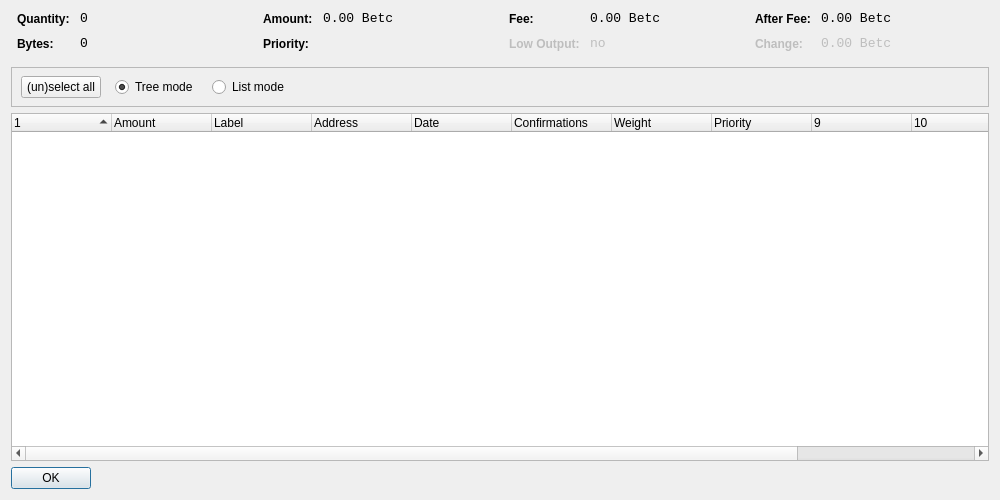
<?xml version="1.0" encoding="UTF-8"?>
<ui version="4.0">
 <class>CoinControlDialog</class>
 <widget class="QWidget" name="CoinControlDialog">
  <property name="geometry">
   <rect>
    <x>0</x>
    <y>0</y>
    <width>1000</width>
    <height>500</height>
   </rect>
  </property>
  <property name="windowTitle">
   <string>Coin Control</string>
  </property>
  <layout class="QVBoxLayout" name="verticalLayout">
   <item>
    <layout class="QHBoxLayout" name="horizontalLayoutTop" stretch="0,0,0,0">
     <property name="topMargin">
      <number>0</number>
     </property>
     <property name="bottomMargin">
      <number>10</number>
     </property>
     <item>
      <layout class="QFormLayout" name="formLayoutCoinControl1">
       <property name="horizontalSpacing">
        <number>10</number>
       </property>
       <property name="verticalSpacing">
        <number>10</number>
       </property>
       <property name="leftMargin">
        <number>6</number>
       </property>
       <property name="rightMargin">
        <number>6</number>
       </property>
       <item row="0" column="0">
        <widget class="QLabel" name="labelCoinControlQuantityText">
         <property name="styleSheet">
          <string notr="true">font-weight:bold;</string>
         </property>
         <property name="text">
          <string>Quantity:</string>
         </property>
        </widget>
       </item>
       <item row="0" column="1">
        <widget class="QLabel" name="labelCoinControlQuantity">
         <property name="font">
          <font>
           <family>Monospace</family>
           <pointsize>10</pointsize>
          </font>
         </property>
         <property name="cursor">
          <cursorShape>IBeamCursor</cursorShape>
         </property>
         <property name="contextMenuPolicy">
          <enum>Qt::ActionsContextMenu</enum>
         </property>
         <property name="text">
          <string notr="true">0</string>
         </property>
         <property name="textInteractionFlags">
          <set>Qt::LinksAccessibleByMouse|Qt::TextSelectableByKeyboard|Qt::TextSelectableByMouse</set>
         </property>
        </widget>
       </item>
       <item row="1" column="0">
        <widget class="QLabel" name="labelCoinControlBytesText">
         <property name="styleSheet">
          <string notr="true">font-weight:bold;</string>
         </property>
         <property name="text">
          <string>Bytes:</string>
         </property>
        </widget>
       </item>
       <item row="1" column="1">
        <widget class="QLabel" name="labelCoinControlBytes">
         <property name="font">
          <font>
           <family>Monospace</family>
           <pointsize>10</pointsize>
          </font>
         </property>
         <property name="cursor">
          <cursorShape>IBeamCursor</cursorShape>
         </property>
         <property name="contextMenuPolicy">
          <enum>Qt::ActionsContextMenu</enum>
         </property>
         <property name="text">
          <string notr="true">0</string>
         </property>
         <property name="textInteractionFlags">
          <set>Qt::LinksAccessibleByMouse|Qt::TextSelectableByKeyboard|Qt::TextSelectableByMouse</set>
         </property>
        </widget>
       </item>
      </layout>
     </item>
     <item>
      <layout class="QFormLayout" name="formLayoutCoinControl2">
       <property name="horizontalSpacing">
        <number>10</number>
       </property>
       <property name="verticalSpacing">
        <number>10</number>
       </property>
       <property name="leftMargin">
        <number>6</number>
       </property>
       <property name="rightMargin">
        <number>6</number>
       </property>
       <item row="0" column="0">
        <widget class="QLabel" name="labelCoinControlAmountText">
         <property name="styleSheet">
          <string notr="true">font-weight:bold;</string>
         </property>
         <property name="text">
          <string>Amount:</string>
         </property>
        </widget>
       </item>
       <item row="0" column="1">
        <widget class="QLabel" name="labelCoinControlAmount">
         <property name="font">
          <font>
           <family>Monospace</family>
           <pointsize>10</pointsize>
          </font>
         </property>
         <property name="cursor">
          <cursorShape>IBeamCursor</cursorShape>
         </property>
         <property name="contextMenuPolicy">
          <enum>Qt::ActionsContextMenu</enum>
         </property>
         <property name="text">
          <string notr="true">0.00 Betc</string>
         </property>
         <property name="textInteractionFlags">
          <set>Qt::LinksAccessibleByMouse|Qt::TextSelectableByKeyboard|Qt::TextSelectableByMouse</set>
         </property>
        </widget>
       </item>
       <item row="1" column="0">
        <widget class="QLabel" name="labelCoinControlPriorityText">
         <property name="styleSheet">
          <string notr="true">font-weight:bold;</string>
         </property>
         <property name="text">
          <string>Priority:</string>
         </property>
        </widget>
       </item>
       <item row="1" column="1">
        <widget class="QLabel" name="labelCoinControlPriority">
         <property name="font">
          <font>
           <family>Monospace</family>
           <pointsize>10</pointsize>
          </font>
         </property>
         <property name="cursor">
          <cursorShape>IBeamCursor</cursorShape>
         </property>
         <property name="contextMenuPolicy">
          <enum>Qt::ActionsContextMenu</enum>
         </property>
         <property name="text">
          <string/>
         </property>
         <property name="textInteractionFlags">
          <set>Qt::LinksAccessibleByMouse|Qt::TextSelectableByKeyboard|Qt::TextSelectableByMouse</set>
         </property>
        </widget>
       </item>
      </layout>
     </item>
     <item>
      <layout class="QFormLayout" name="formLayoutCoinControl3">
       <property name="horizontalSpacing">
        <number>10</number>
       </property>
       <property name="verticalSpacing">
        <number>10</number>
       </property>
       <property name="leftMargin">
        <number>6</number>
       </property>
       <property name="rightMargin">
        <number>6</number>
       </property>
       <item row="0" column="0">
        <widget class="QLabel" name="labelCoinControlFeeText">
         <property name="styleSheet">
          <string notr="true">font-weight:bold;</string>
         </property>
         <property name="text">
          <string>Fee:</string>
         </property>
        </widget>
       </item>
       <item row="0" column="1">
        <widget class="QLabel" name="labelCoinControlFee">
         <property name="font">
          <font>
           <family>Monospace</family>
           <pointsize>10</pointsize>
          </font>
         </property>
         <property name="cursor">
          <cursorShape>IBeamCursor</cursorShape>
         </property>
         <property name="contextMenuPolicy">
          <enum>Qt::ActionsContextMenu</enum>
         </property>
         <property name="text">
          <string notr="true">0.00 Betc</string>
         </property>
         <property name="textInteractionFlags">
          <set>Qt::LinksAccessibleByMouse|Qt::TextSelectableByKeyboard|Qt::TextSelectableByMouse</set>
         </property>
        </widget>
       </item>
       <item row="1" column="0">
        <widget class="QLabel" name="labelCoinControlLowOutputText">
         <property name="enabled">
          <bool>false</bool>
         </property>
         <property name="styleSheet">
          <string notr="true">font-weight:bold;</string>
         </property>
         <property name="text">
          <string>Low Output:</string>
         </property>
        </widget>
       </item>
       <item row="1" column="1">
        <widget class="QLabel" name="labelCoinControlLowOutput">
         <property name="enabled">
          <bool>false</bool>
         </property>
         <property name="font">
          <font>
           <family>Monospace</family>
           <pointsize>10</pointsize>
          </font>
         </property>
         <property name="cursor">
          <cursorShape>IBeamCursor</cursorShape>
         </property>
         <property name="contextMenuPolicy">
          <enum>Qt::ActionsContextMenu</enum>
         </property>
         <property name="text">
          <string>no</string>
         </property>
         <property name="textInteractionFlags">
          <set>Qt::LinksAccessibleByMouse|Qt::TextSelectableByKeyboard|Qt::TextSelectableByMouse</set>
         </property>
        </widget>
       </item>
      </layout>
     </item>
     <item>
      <layout class="QFormLayout" name="formLayoutCoinControl4">
       <property name="horizontalSpacing">
        <number>10</number>
       </property>
       <property name="verticalSpacing">
        <number>10</number>
       </property>
       <property name="leftMargin">
        <number>6</number>
       </property>
       <property name="rightMargin">
        <number>6</number>
       </property>
       <item row="0" column="0">
        <widget class="QLabel" name="labelCoinControlAfterFeeText">
         <property name="styleSheet">
          <string notr="true">font-weight:bold;</string>
         </property>
         <property name="text">
          <string>After Fee:</string>
         </property>
        </widget>
       </item>
       <item row="0" column="1">
        <widget class="QLabel" name="labelCoinControlAfterFee">
         <property name="font">
          <font>
           <family>Monospace</family>
           <pointsize>10</pointsize>
          </font>
         </property>
         <property name="cursor">
          <cursorShape>IBeamCursor</cursorShape>
         </property>
         <property name="contextMenuPolicy">
          <enum>Qt::ActionsContextMenu</enum>
         </property>
         <property name="text">
          <string notr="true">0.00 Betc</string>
         </property>
         <property name="textInteractionFlags">
          <set>Qt::LinksAccessibleByMouse|Qt::TextSelectableByKeyboard|Qt::TextSelectableByMouse</set>
         </property>
        </widget>
       </item>
       <item row="1" column="0">
        <widget class="QLabel" name="labelCoinControlChangeText">
         <property name="enabled">
          <bool>false</bool>
         </property>
         <property name="styleSheet">
          <string notr="true">font-weight:bold;</string>
         </property>
         <property name="text">
          <string>Change:</string>
         </property>
        </widget>
       </item>
       <item row="1" column="1">
        <widget class="QLabel" name="labelCoinControlChange">
         <property name="enabled">
          <bool>false</bool>
         </property>
         <property name="font">
          <font>
           <family>Monospace</family>
           <pointsize>10</pointsize>
          </font>
         </property>
         <property name="cursor">
          <cursorShape>IBeamCursor</cursorShape>
         </property>
         <property name="contextMenuPolicy">
          <enum>Qt::ActionsContextMenu</enum>
         </property>
         <property name="text">
          <string notr="true">0.00 Betc</string>
         </property>
         <property name="textInteractionFlags">
          <set>Qt::LinksAccessibleByMouse|Qt::TextSelectableByKeyboard|Qt::TextSelectableByMouse</set>
         </property>
        </widget>
       </item>
      </layout>
     </item>
    </layout>
   </item>
   <item>
    <widget class="QFrame" name="frame">
     <property name="minimumSize">
      <size>
       <width>0</width>
       <height>40</height>
      </size>
     </property>
     <property name="frameShape">
      <enum>QFrame::StyledPanel</enum>
     </property>
     <property name="frameShadow">
      <enum>QFrame::Sunken</enum>
     </property>
     <widget class="QWidget" name="horizontalLayoutWidget">
      <property name="geometry">
       <rect>
        <x>10</x>
        <y>0</y>
        <width>781</width>
        <height>41</height>
       </rect>
      </property>
      <layout class="QHBoxLayout" name="horizontalLayoutPanel" stretch="0,0,0,0">
       <property name="spacing">
        <number>14</number>
       </property>
       <item>
        <widget class="QPushButton" name="pushButtonSelectAll">
         <property name="sizePolicy">
          <sizepolicy hsizetype="Maximum" vsizetype="Fixed">
           <horstretch>0</horstretch>
           <verstretch>0</verstretch>
          </sizepolicy>
         </property>
         <property name="text">
          <string>(un)select all</string>
         </property>
        </widget>
       </item>
       <item>
        <widget class="QRadioButton" name="radioTreeMode">
         <property name="sizePolicy">
          <sizepolicy hsizetype="Maximum" vsizetype="Fixed">
           <horstretch>0</horstretch>
           <verstretch>0</verstretch>
          </sizepolicy>
         </property>
         <property name="text">
          <string>Tree mode</string>
         </property>
         <property name="checked">
          <bool>true</bool>
         </property>
        </widget>
       </item>
       <item>
        <widget class="QRadioButton" name="radioListMode">
         <property name="sizePolicy">
          <sizepolicy hsizetype="Maximum" vsizetype="Fixed">
           <horstretch>0</horstretch>
           <verstretch>0</verstretch>
          </sizepolicy>
         </property>
         <property name="text">
          <string>List mode</string>
         </property>
        </widget>
       </item>
       <item>
        <spacer name="horizontalSpacer">
         <property name="orientation">
          <enum>Qt::Horizontal</enum>
         </property>
         <property name="sizeHint" stdset="0">
          <size>
           <width>40</width>
           <height>20</height>
          </size>
         </property>
        </spacer>
       </item>
      </layout>
     </widget>
    </widget>
   </item>
   <item>
    <widget class="CoinControlTreeWidget" name="treeWidget">
     <property name="contextMenuPolicy">
      <enum>Qt::CustomContextMenu</enum>
     </property>
     <property name="sortingEnabled">
      <bool>false</bool>
     </property>
     <property name="columnCount">
      <number>12</number>
     </property>
     <attribute name="headerShowSortIndicator" stdset="0">
      <bool>true</bool>
     </attribute>
     <attribute name="headerStretchLastSection">
      <bool>false</bool>
     </attribute>
     <column>
      <property name="text">
       <string/>
      </property>
     </column>
     <column>
      <property name="text">
       <string>Amount</string>
      </property>
     </column>
     <column>
      <property name="text">
       <string>Label</string>
      </property>
     </column>
     <column>
      <property name="text">
       <string>Address</string>
      </property>
     </column>
     <column>
      <property name="text">
       <string>Date</string>
      </property>
     </column>
     <column>
      <property name="text">
       <string>Confirmations</string>
      </property>
      <property name="toolTip">
       <string>Confirmed</string>
      </property>
     </column>
     <column>
      <property name="text">
       <string>Weight</string>
      </property>
     </column>
     <column>
      <property name="text">
       <string>Priority</string>
      </property>
     </column>
     <column>
      <property name="text">
       <string/>
      </property>
     </column>
     <column>
      <property name="text">
       <string/>
      </property>
     </column>
     <column>
      <property name="text">
       <string/>
      </property>
     </column>
     <column>
      <property name="text">
       <string/>
      </property>
     </column>
    </widget>
   </item>
   <item>
    <widget class="QDialogButtonBox" name="buttonBox">
     <property name="sizePolicy">
      <sizepolicy hsizetype="Maximum" vsizetype="Fixed">
       <horstretch>0</horstretch>
       <verstretch>0</verstretch>
      </sizepolicy>
     </property>
     <property name="orientation">
      <enum>Qt::Horizontal</enum>
     </property>
     <property name="standardButtons">
      <set>QDialogButtonBox::Ok</set>
     </property>
    </widget>
   </item>
  </layout>
 </widget>
 <customwidgets>
  <customwidget>
   <class>CoinControlTreeWidget</class>
   <extends>QTreeWidget</extends>
   <header>coincontroltreewidget.h</header>
  </customwidget>
 </customwidgets>
 <resources/>
 <connections/>
</ui>
